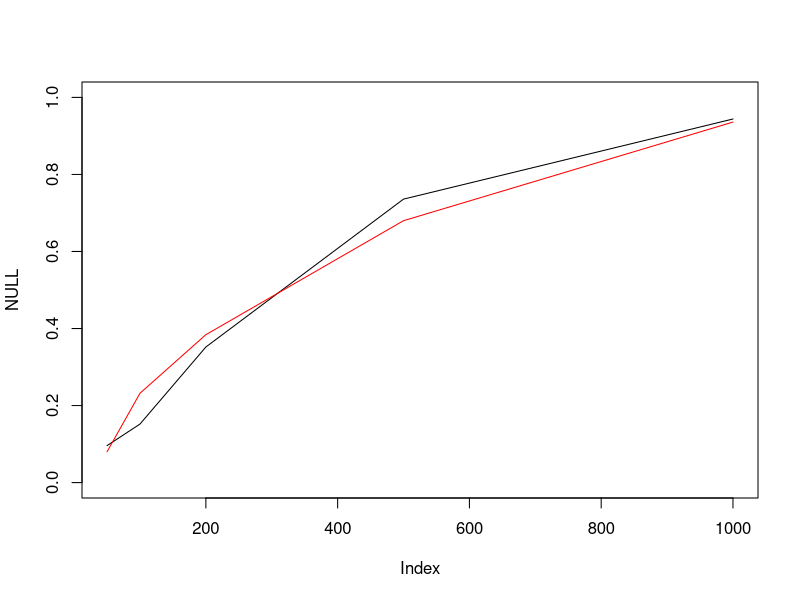

The R source for this figure:
powfun<-function(N,b0,b1=.3,s2=.5,
                 nsim=250) {
    pow<-numeric()
    for (i in 1:nsim) {
        x0<-rnorm(N)
        p<-1/(1+exp(-1*(b0+b1*x0)))
        y<-rbinom(N,1,p)
        x<-x0+rnorm(N,sd=sqrt(s2))
        m<-glm(y~x,family='binomial')
        pow[i]<-summary(m)$coef[2,4]<.05
    }
    mean(pow)
}

z<-expand.grid(
    N=c(50,100,200,500,1000),
    b0=c(.5,.9)
)
z$pow<-NA

for (i in 1:nrow(z)) z$pow[i]<-powfun(N=z$N[i],b0=z$b0[i])

L<-split(z,z$b0)
plot(NULL,xlim=range(z$N),ylim=c(0,1))
lines(L[[1]]$N,L[[1]]$pow)
lines(L[[2]]$N,L[[2]]$pow,col='red')
